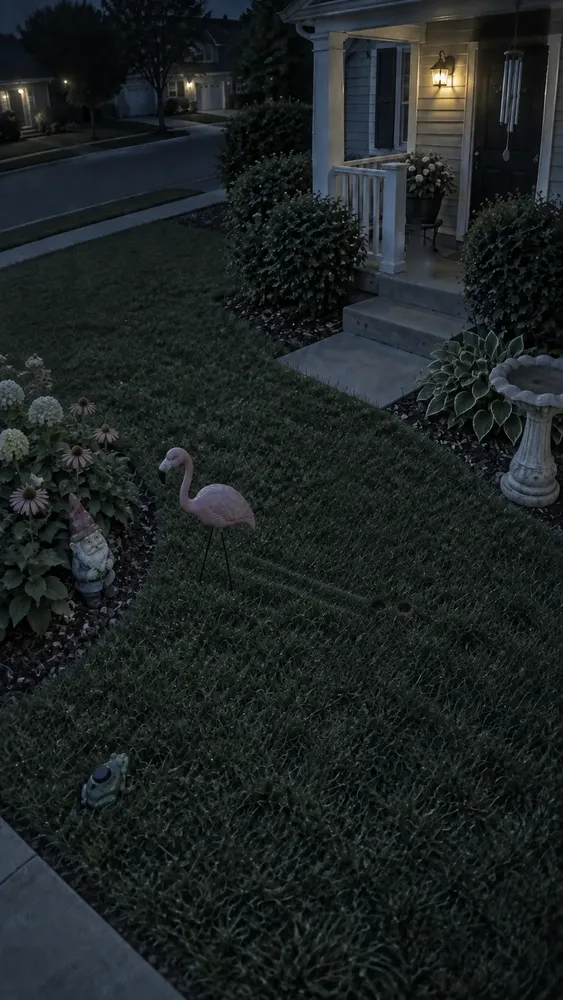
#> input picture shows/nobody-moves/stills/yard_gone.webp, 563 x 1000 px, shrunk from 941 x 1672 before the run; the run also reads 1 picture not shown here
$ python make_stills.py
#> lines starting #> are read from the running program, lines starting #| are printed output that depends on the picture; after the words box and inside, x2 and y2 are one past the last pixel; in counts of white or black regions, pixels touching at a corner belong together
#> in main, gone is the input picture: PIL image 563x1000 RGB; mean R, G, B 28.9, 35.2, 35.2
"""Derive this episode's two doorbell frames from the series library (no image generation needed).

  .venv/bin/python episodes/ep05_saturday/make_stills.py

Two pixel edits of the same photo, so every other detail stays identical (two separately generated
images never are). Both go in the series library, not this episode's stills/, because later
episodes replay this night:

  stills/yard_turned.webp  frames 431-435: stills/yard_gone.webp (Lorraine already gone) with
                           Garrison mirrored in place, the state Ep. 4's frame 431 revealed. It
                           carries that clue forward, so a later frame doesn't quietly un-turn him.
  stills/yard_back.webp    frame 436: yard_turned with Lorraine put back on the porch step, her
                           pixels copied straight out of stills/yard_after.webp. yard_gone was made
                           by inpainting her out of yard_after, so copying that region back restores
                           her exactly, down to the grain.

Frames 435 -> 436 then differ only by the goose. Deterministic; re-run it if yard_after,
yard_gone or GARRISON_BOX changes.
"""
import os

import numpy as np
from PIL import Image, ImageDraw, ImageFilter

HERE = os.path.dirname(os.path.abspath(__file__))
LIB = os.path.join(HERE, "..", "..", "stills")
AFTER = os.path.join(LIB, "yard_after.webp")     # Lorraine on the step, Garrison facing Deb
GONE = os.path.join(LIB, "yard_gone.webp")       # frame 428: the step is empty (ep03/make_stills.py)
TURNED = os.path.join(LIB, "yard_turned.webp")
BACK = os.path.join(LIB, "yard_back.webp")

# Garrison in yard_gone, the same box Ep. 4 mirrors as alter_box on frame 431
GARRISON_BOX = (0.112, 0.486, 0.215, 0.612)
# Lorraine's footprint on the step in yard_after, from ep03/make_stills.py's BOX, with a margin so
# the copy brings her whole silhouette and the inpaint under her is fully covered
GOOSE_BOX = (0.7185, 0.211, 0.789, 0.285)


def px(box, W, H):
    x0, y0, x1, y1 = box
    return int(x0 * W), int(y0 * H), int(x1 * W), int(y1 * H)


def turn_around(im, box):
    """Mirror a region in place, the way render.py's alter_box does, so the still matches the
    frame Ep. 4 showed: a rounded, feathered paste with no hard seam."""
#> called with box = (0.112, 0.486, 0.215, 0.612)
    b = px(box, im.width, im.height)
#> b = (63, 486, 121, 612)
    region = im.crop(b).transpose(Image.FLIP_LEFT_RIGHT)
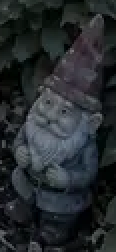
#> region: PIL image 58x126 RGB (shown 2 times larger); mean R, G, B 38.3, 43.3, 46.3
    mask = Image.new("L", region.size, 0)
#> mask: PIL image 58x126 L; every value is 0
    ImageDraw.Draw(mask).rounded_rectangle((6, 4, region.width - 6, region.height - 4), radius=18, fill=255)
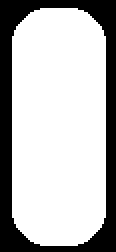
#> mask: PIL image 58x126 L (shown 2 times larger); 72.5% white; 1 black region, box (x1, y1, x2, y2) and area: (0, 0, 58, 126) 2011
    im.paste(region, b[:2], mask.filter(ImageFilter.GaussianBlur(4)))
    return im


def put_back(dst, src, box):
    """Copy Lorraine out of yard_after into the empty step, feathered at the edges only."""
#> called with box = (0.719, 0.211, 0.789, 0.285)
    b = px(box, dst.width, dst.height)
#> b = (404, 211, 444, 285)
    mask = Image.new("L", (b[2] - b[0], b[3] - b[1]), 0)
#> mask: PIL image 40x74 L; every value is 0
    ImageDraw.Draw(mask).rounded_rectangle((3, 3, b[2] - b[0] - 3, b[3] - b[1] - 3), radius=10, fill=255)
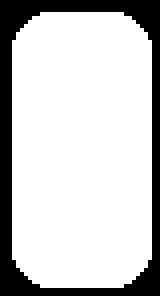
#> mask: PIL image 40x74 L (shown 4 times larger); 78.5% white; 1 black region, box (x1, y1, x2, y2) and area: (0, 0, 40, 74) 637
    dst.paste(src.crop(b), b[:2], mask.filter(ImageFilter.GaussianBlur(2.0)))
    return dst


def main():
    gone = Image.open(GONE).convert("RGB")
    after = Image.open(AFTER).convert("RGB")
    if gone.size != after.size:
        raise SystemExit(f"yard_gone {gone.size} and yard_after {after.size} must match")

    turned = turn_around(gone.copy(), GARRISON_BOX)
    turned.save(TURNED, quality=92)

    back = put_back(turned.copy(), after, GOOSE_BOX)
    back.save(BACK, quality=92)

    moved = int((np.asarray(back, int) != np.asarray(turned, int)).any(-1).sum())
#> moved = 2631
    for p in (TURNED, BACK):
        print("wrote", os.path.relpath(p, os.path.join(HERE, "..", "..")))
    print(f"frames 435 -> 436 differ by {moved} px (the goose)")
#| frames 435 -> 436 differ by 2631 px (the goose)


if __name__ == "__main__":
    main()
